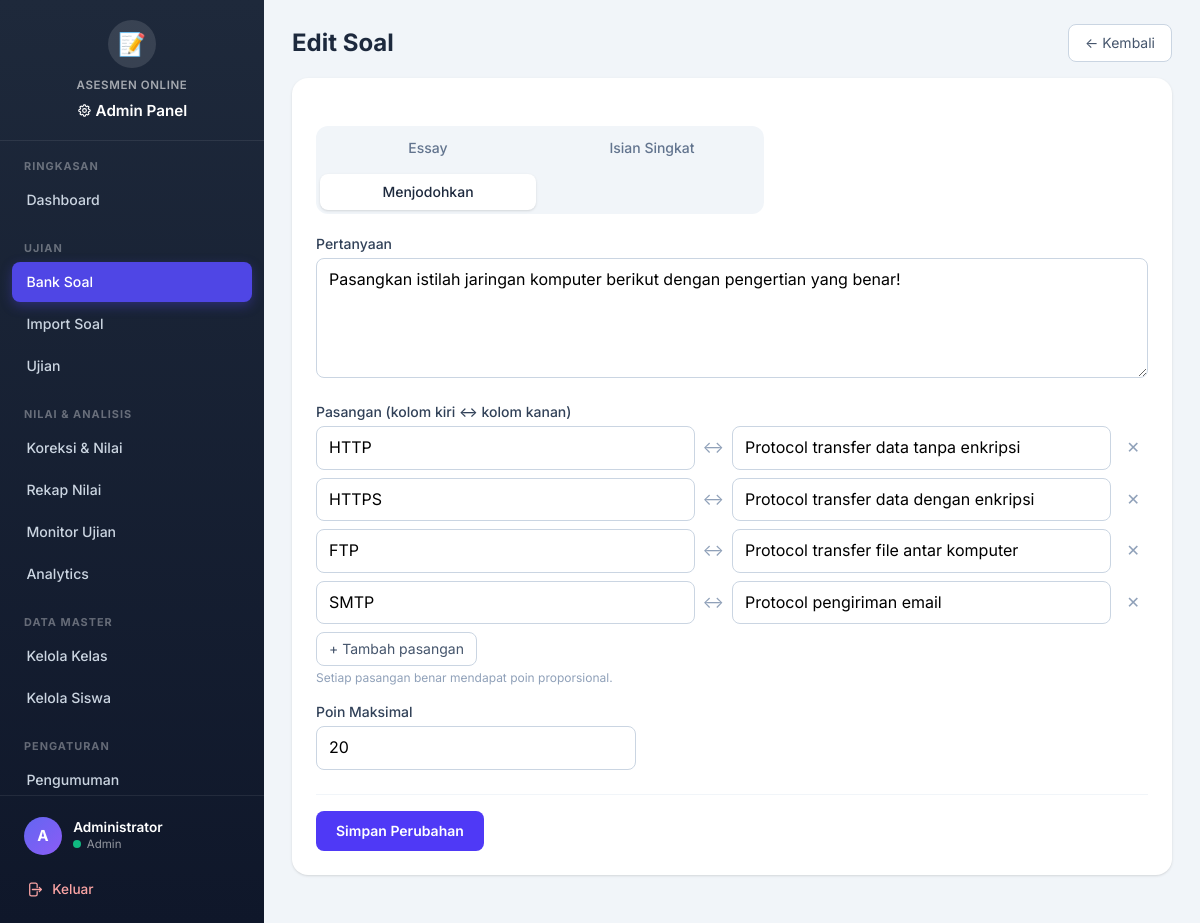
/admin/soal/edit.php?id=4 (signed in), run on the app's committed database.
### tables this page shows
CREATE TABLE IF NOT EXISTS bank_soal (
  id INT AUTO_INCREMENT PRIMARY KEY,
  tipe ENUM('essay','isian','menjodohkan') NOT NULL,
  pertanyaan TEXT NOT NULL,
  kunci TEXT NULL,                  
  petunjuk TEXT NULL,               
  poin INT NOT NULL DEFAULT 10,
  created_at TIMESTAMP DEFAULT CURRENT_TIMESTAMP,
  updated_at TIMESTAMP DEFAULT CURRENT_TIMESTAMP ON UPDATE CURRENT_TIMESTAMP
);

CREATE TABLE IF NOT EXISTS pasangan_menjodohkan (
  id INT AUTO_INCREMENT PRIMARY KEY,
  id_soal INT NOT NULL,
  kolom_kiri VARCHAR(255) NOT NULL,
  kolom_kanan VARCHAR(255) NOT NULL,
  urutan INT NOT NULL DEFAULT 0,
  CONSTRAINT fk_pasangan_soal FOREIGN KEY (id_soal) REFERENCES bank_soal(id) ON DELETE CASCADE,
  KEY idx_pasangan_soal (id_soal)
);

### core/functions.php (called while the page is built, shortened)
<?php
function e($value) {
    return htmlspecialchars((string)$value, ENT_QUOTES, 'UTF-8');
}

### admin/soal/_form.php (the view, shortened to what this page needs)
<?php
$tipe = $soal['tipe'] ?? ($_GET['tipe'] ?? 'essay');
?>
<div class="mt-6 grid grid-cols-2 gap-2 rounded-xl bg-slate-100 p-1 text-center text-sm font-medium sm:max-w-md">
  <?php foreach (['essay'=>'Essay','isian'=>'Isian Singkat','menjodohkan'=>'Menjodohkan'] as $k=>$label): ?>
    <button type="button" data-tipe="<?= $k ?>" class="tipe-btn rounded-lg px-3 py-2 <?= $tipe === $k ? 'bg-white text-slate-800 shadow' : 'text-slate-500 hover:text-slate-700' ?>"><?= $label ?></button>
  <?php endforeach; ?>
</div>
<div class="mt-5 space-y-4">
  <div>
    <label class="mb-1 block text-sm font-medium text-slate-700">Pertanyaan</label>
    <textarea name="pertanyaan" rows="4" required
              class="w-full rounded-lg border border-slate-300 px-3 py-2 focus:border-indigo-500 focus:outline-none"><?= e($soal['pertanyaan'] ?? '') ?></textarea>
  </div>
  <div id="blok-menjodohkan" data-tipe="menjodohkan" class="<?= $tipe === 'menjodohkan' ? '' : 'hidden' ?>">
    <label class="mb-1 block text-sm font-medium text-slate-700">Pasangan (kolom kiri ↔ kolom kanan)</label>
    <div id="daftar-pasangan" class="space-y-2">
      <?php $pasangan = $soal['pasangan'] ?? []; if (!$pasangan) $pasangan = [['','']]; ?>
      <?php foreach ($pasangan as $p): ?>
        <div class="flex items-center gap-2">
          <input type="text" name="kiri[]" value="<?= e($p['kolom_kiri'] ?? $p[0]) ?>" placeholder="Istilah / kolom kiri"
                 class="flex-1 rounded-lg border border-slate-300 px-3 py-2 focus:border-indigo-500 focus:outline-none">
          <span class="text-slate-400">↔</span>
          <input type="text" name="kanan[]" value="<?= e($p['kolom_kanan'] ?? $p[1]) ?>" placeholder="Definisi / kolom kanan"
                 class="flex-1 rounded-lg border border-slate-300 px-3 py-2 focus:border-indigo-500 focus:outline-none">
          <button type="button" class="hapus-pasangan rounded-md px-2 py-1 text-slate-400 hover:bg-red-50 hover:text-red-600" title="Hapus pasangan">✕</button>
        </div>
      <?php endforeach; ?>
    </div>
    <button type="button" id="tambah-pasangan" class="mt-2 rounded-lg border border-slate-300 px-3 py-1.5 text-sm text-slate-600 hover:bg-slate-50">+ Tambah pasangan</button>
    <p class="mt-1 text-xs text-slate-400">Setiap pasangan benar mendapat poin proporsional.</p>
  </div>
  <div class="sm:max-w-xs">
    <label class="mb-1 block text-sm font-medium text-slate-700">Poin Maksimal</label>
    <input type="number" name="poin" min="1" value="<?= (int)($soal['poin'] ?? 10) ?>"
           class="w-full rounded-lg border border-slate-300 px-3 py-2 focus:border-indigo-500 focus:outline-none">
  </div>
</div>

### assets/css/theme.css (style rules this page uses)
:root { --primary: #4f46e5; --primary-hover: #4338ca; --primary-light: #eef2ff; --secondary: #64748b; --success: #10b981; --success-light: #d1fae5; --warning: #f59e0b; --warning-light: #fef3c7; --danger: #ef4444; --danger-light: #fee2e2; --info: #3b82f6; --info-light: #dbeafe; --dark: #1e293b; --light: #f8fafc; --border: #e2e8f0; --sidebar-width: 264px; --sidebar-bg: linear-gradient(180deg, #1e293b 0%, #0f172a 100%); --card-shadow: 0 1px 3px rgba(0,0,0,0.06), 0 1px 2px rgba(0,0,0,0.04); --card-hover-shadow: 0 10px 25px rgba(0,0,0,0.10); --radius: 12px; --radius-sm: 8px; --font: 'Inter', system-ui, -apple-system, sans-serif; --transition: 0.2s ease; }
* { font-family: var(--font); }
body { font-size: 16px; line-height: 1.6; }

### data on the page
bank_soal: pertanyaan "Pasangkan istilah jaringan komputer berikut dengan pengertian yang benar!", poin "20"
pasangan_menjodohkan: kolom_kiri "HTTP", kolom_kanan "Protocol transfer data tanpa enkripsi"
pasangan_menjodohkan: kolom_kiri "HTTPS", kolom_kanan "Protocol transfer data dengan enkripsi"
pasangan_menjodohkan: kolom_kiri "FTP", kolom_kanan "Protocol transfer file antar komputer"
pasangan_menjodohkan: kolom_kiri "SMTP", kolom_kanan "Protocol pengiriman email"

### other printed values
$section['label'] "RINGKASAN"
$item['label'] "Dashboard"
$section['label'] "UJIAN"
$item['label'] "Bank Soal"
$item['label'] "Import Soal"
$item['label'] "Ujian"
$section['label'] "NILAI & ANALISIS"
$item['label'] "Koreksi & Nilai"
$item['label'] "Rekap Nilai"
$item['label'] "Monitor Ujian"
$item['label'] "Analytics"
$section['label'] "DATA MASTER"
$item['label'] "Kelola Kelas"
$item['label'] "Kelola Siswa"
$section['label'] "PENGATURAN"
